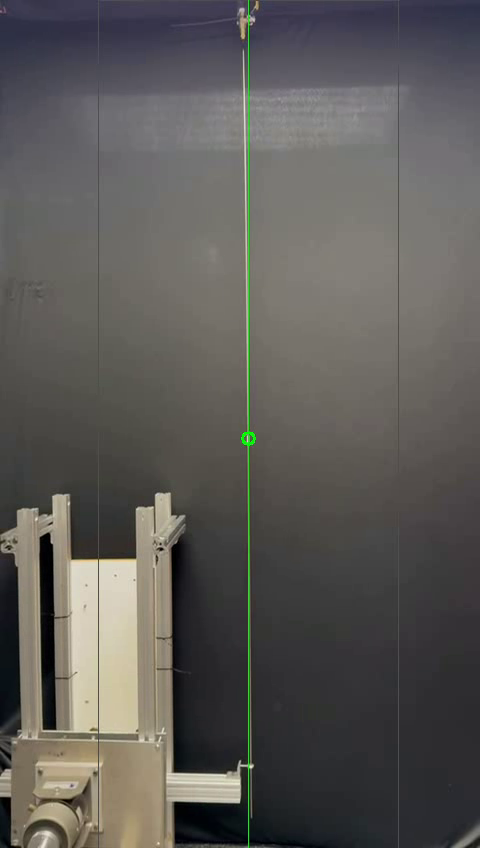
#> input picture frame 46 of debug.mp4, 480 x 848 px, given in place of IMG_5115_trimmed.mp4, which was not available
$ python main.py
#> lines starting #> are read from the running program, lines starting #| are printed output that depends on the picture
### water_based/image_draw.py
from functools import partial
import numpy
import cv2


from user_defined_types import Color, Pixel
from scene_configuration import SceneConfiguration

# BGR
WHITE: Color = [255, 255, 255]
BLACK: Color = [0, 0, 0]
BLUE: Color = [255, 0, 0]
GREEN: Color = [0, 255, 0]
RED: Color = [0, 0, 255]

# [18 lines of commented-out code are left out]


# [46 lines left out: functions draw_points, write, draw_circle, draw_cross, draw_corssed_circle, not called in this run]


def draw_scene_configuration(
        image: numpy.ndarray,
        scene_configuration: SceneConfiguration,
) -> numpy.ndarray:
    rad = 10
    text_offset = Pixel(row=-rad, col=+rad)
    markers = {
        "backdrop.top_left": scene_configuration.backdrop.top_left,
        "backdrop.bottom_right": scene_configuration.backdrop.bottom_right,
        "checkboard.top_left": scene_configuration.checkerboard.top_left,
        "checkboard.bottom_right": scene_configuration.checkerboard.bottom_right,
        "strobe.center": scene_configuration.strobe.center,
        "pipe.top": scene_configuration.pipe.top,
        "pipe.bottom": scene_configuration.pipe.bottom,
    }
    for text, location in markers.items():
        if location is None:
            continue
        draw_corssed_circle(image, location, rad, RED)
        write(image, text, location + text_offset, RED)
    return image


# [9 lines left out: function draw_lableled_image, not called in this run]

### water_based/user_defined_types.py
""""""

from typing import Tuple, NewType
import numpy

Color = NewType('Color', Tuple[int, int, int])


class Pixel:
    def __init__(self, *, row: int = None, col: int = None, x: int = None, y: int = None) -> None:
        assert sum([row is not None, y is not None]) == 1, "row and y cannot be set simultaneously"
        assert sum([col is not None, x is not None]) == 1, "col and x cannot be set simultaneously"
        self._row = row if row is not None else y
        self._col = col if col is not None else x

    def __repr__(self) -> str:
        return f"row[y]={self.row},\tcol[x]={self.col}"

    @property
    def row(self) -> int:
        return self._row
    @property
    def y(self) -> int:
        return self.row
    @property
    def col(self) -> int:
        return self._col
    @property
    def x(self) -> int:
        return self.col

    @row.setter
    def row(self, row: int):
        self._row = row
    @row.setter
    def y(self, y: int):
        self.row = y
    @col.setter
    def col(self, col: int):
        self._col = col
    @x.setter
    def x(self, x: int):
        self.col = x

    def as_numpy_2darray_rc(self) -> numpy.ndarray:
        return numpy.atleast_2d([[self.row, self.col]])
    def as_numpy_2darray_xy(self) -> numpy.ndarray:
        return numpy.atleast_2d([[self.x, self.y]])

    def __add__(self, other: "Pixel") -> "Pixel":
        return Pixel(row=self.row+other.row, col=self.col+other.col)
    def __iadd__(self, other: "Pixel") -> "Pixel":
        return Pixel(row=self.row+other.row, col=self.col+other.col)
    def __sub__(self, other: "Pixel") -> "Pixel":
        return Pixel(row=self.row-other.row, col=self.col-other.col)
    def __isub__(self, other: "Pixel") -> "Pixel":
        return Pixel(row=self.row-other.row, col=self.col-other.col)
    def __neg__(self) -> "Pixel":
        return Pixel(row=-self.row, col=-self.col)
    def __pos__(self) -> "Pixel":
        return self

### water_based/scene_configuration.py
""""""

from typing import Optional
from user_defined_types import Pixel

class AxisAlignedBox:
    def __init__(self, top_left: Optional[Pixel] = None, bottom_right: Optional[Pixel] = None):
        self._top_left = top_left
        self._bottom_right = bottom_right

    @property
    def top_left(self) -> Pixel:
        return self._top_left
    @property
    def bottom_right(self) -> Pixel:
        return self._bottom_right
    @top_left.setter
    def top_left(self, pixel: Pixel):
        self._top_left = pixel
    @bottom_right.setter
    def bottom_right(self, pixel: Pixel):
        self._bottom_right = pixel


class Strobe:
    def __init__(self, center: Optional[Pixel] = None, radius: Optional[int] = 5):
        self._center = center
        self._radius = radius
    @property
    def center(self) -> Pixel:
        return self._center
    @property
    def radius(self) -> int:
        return self._radius
    @center.setter
    def center(self, pixel: Pixel):
        self._center = pixel
    @radius.setter
    def radius(self, radius: int):
        self._radius = radius


class Pipe:
    def __init__(self, top: Pixel = None, bottom: Pixel = None):
        self._top = top
        self._bottom = bottom
    @property
    def top(self) -> Pixel:
        return self._top
    @property
    def bottom(self) -> Pixel:
        return self._bottom
    @top.setter
    def top(self, pixel: Pixel):
        self._top = pixel
    @bottom.setter
    def bottom(self, pixel: Pixel):
        self._bottom = pixel


# TODO: refactor this shit! the logic of this (is_set and set) and the cv2 operation are mixed in the callback function
# TODO: either remover the getters for strobe and pipe (that are not wrt backdrop) or issue a warning! somehow!
class SceneConfiguration:
    def __init__(self, backdrop = AxisAlignedBox(), strobe = Strobe(), pipe = Pipe(), checkerboard = AxisAlignedBox()):
        self._backdrop = backdrop
        self._strobe = strobe
        self._pipe = pipe
        self._checkerboard = checkerboard

    @property
    def backdrop(self) -> AxisAlignedBox:
        return self._backdrop
    @property
    def strobe(self) -> Strobe:
        return self._strobe
    @property
    def pipe(self) -> Pipe:
        return self._pipe
    @property
    def checkerboard(self) -> AxisAlignedBox:
        return self._checkerboard
    @backdrop.setter
    def top(self, backdrop: AxisAlignedBox):
        self._backdrop = backdrop
    @strobe.setter
    def strobe(self, strobe: Strobe):
        self._strobe = strobe
    @pipe.setter
    def pipe(self, pipe: Pipe):
        self._pipe = pipe
    @checkerboard.setter
    def checkerboard(self, checkerboard: AxisAlignedBox):
        self._checkerboard = checkerboard

    # [14 lines left out: function __repr__, not called in this run]

    def is_set(self) -> bool:
        if self.backdrop.top_left is None:
            return False
        if self.backdrop.bottom_right is None:
            return False
        if self.strobe.center is None:
            return False
        if self.pipe.top is None:
            return False
        if self.pipe.bottom is None:
            return False
        return True

    # [33 lines left out: functions set, pixel_wrt_backdrop, pipe_wrt_backdrop, not called in this run]

    def strobe_wrt_backdrop(self) -> Strobe:
        return Strobe(self.pixel_wrt_backdrop(self.strobe.center))

### water_based/main.py
#!/usr/bin/env python
"""Main script to launch examples from."""

import numpy
import cv2
from typing import Tuple, Optional, List, Any
import matplotlib.pyplot as plt
from scipy.spatial.distance import cdist

from user_defined_types import Pixel
from scene_configuration import SceneConfiguration
from image_morph import equalize, blur, binarize, skeletonize
from image_draw import RED, BLUE, GREEN, draw_points, draw_circle, write, draw_scene_configuration, draw_lableled_image

RESIZE = 0.2  # resizing factor of the image

EQUALIZATION_MODE = ["histogram", "clahe", None, ][1]
EQUALIZATION_KERNEL_SIZE = 8

BLURRING_MODE = ["blur", "GaussianBlur", "medianBlur", "bilateralFilter", None, ][0]
BLURRING_KERNEL_SIZE = 15

BINARIZATION_MODE = ["thresh_binary", "thresh_otsu", "adaptive_thresh_gaussian", "adaptive_thresh_mean", None, ][1]
BINARIZATION_THRESHOLD = 100
BINARIZATION_KERNEL_SIZE = 9

PIPE_WIDTH_PIXEL = 10

### open video capture
# first example
video_file_path = "/home/saeed/Downloads/IMG_5115.MOV"
# ffmpeg -i IMG_5115.MOV -ss 00:00:14 -t 00:00:40 -c:v copy -c:a copy output1.mp4
video_file_path = "/home/saeed/Downloads/IMG_5115_trimmed.mp4"

# # second example
# video_file_path = "/home/saeed/Downloads/2023_03_12_5ft_Silicone_OD_7_8_SN_View.MOV"
# # ffmpeg -i 2023_03_12_5ft_Silicone_OD_7_8_SN_View.MOV -ss 00:00:20 -t 00:00:50 -c:v copy -c:a copy 2023_03_12_5ft_Silicone_OD_7_8_SN_View_trimmed.mp4
# video_file_path = "/home/saeed/Downloads/2023_03_12_5ft_Silicone_OD_7_8_SN_View_trimmed.mp4"

# video_file_path = "/home/saeed/Downloads/2023_03_12_5ft_Silicone_OD_7_8_WE_View.MOV"
# # ffmpeg -i 2023_03_12_5ft_Silicone_OD_7_8_WE_View.MOV -ss 00:00:05 -t 00:00:35 -c:v copy -c:a copy 2023_03_12_5ft_Silicone_OD_7_8_WE_View_trimmed.mp4
# video_file_path = "/home/saeed/Downloads/2023_03_12_5ft_Silicone_OD_7_8_WE_View_trimmed.mp4"

# # 20230328
# video_file_path = "/home/saeed/Downloads/pipe_resonance-20230401T095353Z-001/pipe_resonance/20230328_3.8x3.4_tube_strobe4800fpm_camera240fps/South_North.MOV"
# # ffmpeg -i South_North.MOV -ss 00:00:06 -t 00:00:40 -c:v copy -c:a copy South_North_trimmed.mp4
# # video_file_path = "/home/saeed/Downloads/pipe_resonance-20230401T095353Z-001/pipe_resonance/20230328_3.8x3.4_tube_strobe4800fpm_camera240fps/South_North_trimmed.MOV"

# video_file_path = "/home/saeed/Downloads/pipe_resonance-20230401T095353Z-001/pipe_resonance/2023-04-03 at 02.36.31_upward.mp4"
# video_file_path = "/home/saeed/Downloads/2023.04.03. 5,8x7,8 tube, Upward Riser, 60 fps.MOV"


def _nonzero_points_as_numpy_2darray_rc(skeleton: numpy.ndarray) -> numpy.ndarray:
    rows, cols = numpy.nonzero(skeleton)
    return numpy.array([rows, cols]).T


# [82 lines left out: functions _parametrize_pipe, equidistant_points, equidistant_points_varying_thickness, not called in this run]


def _process_frame(
    image: numpy.ndarray,
    scene_configuration: SceneConfiguration,
    convert_to_gray: bool,
    resize: Optional[float] = RESIZE,
) -> Tuple[numpy.ndarray, numpy.ndarray, numpy.ndarray]:
    res = cv2.cvtColor(image, cv2.COLOR_BGR2GRAY) if convert_to_gray else image.copy()

    if resize is not None:
        res = cv2.resize(res, (0,0), fx=resize, fy=resize)

    if scene_configuration.is_set():
        xmin = scene_configuration.backdrop.top_left.x
        ymin = scene_configuration.backdrop.top_left.y
        xmax = scene_configuration.backdrop.bottom_right.x
        ymax = scene_configuration.backdrop.bottom_right.y
        res = res[ymin:ymax, xmin:xmax]

    return res

# [21 lines left out: function _find_pipe, not called in this run]

##### open video
cap = cv2.VideoCapture(video_file_path)

##### select points on the image to mark regions of interests
global scene_configuration
scene_configuration = SceneConfiguration()

# [6 lines left out: function scene_configuration_callback, not called in this run]

# get the first frame and process it for
ret, frame = cap.read()
#> frame is the input picture: shape (848, 480, 3); mean B, G, R 87.2, 90.2, 92.3
assert ret is True, "failed to read frame from video capture"
image = _process_frame(frame, scene_configuration, convert_to_gray=False)
#> in _process_frame, `res = cv2.resize(res, (0,0), fx=resize, fy=resize)`:
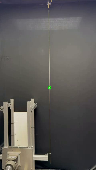
#> res: shape (170, 96, 3); mean B, G, R 87.2, 89.7, 92.4
cv2.imshow("scene_configuration", image)
cv2.setMouseCallback("scene_configuration", scene_configuration_callback)
cv2.waitKey(0)

# draw scene config
draw_scene_configuration(image, scene_configuration)
cv2.imshow("scene_configuration", image)
cv2.waitKey(0)
cv2.destroyWindow("scene_configuration")

#> (the run stopped early here; a loop or call above may not have finished)

$ run again, starting later in the video
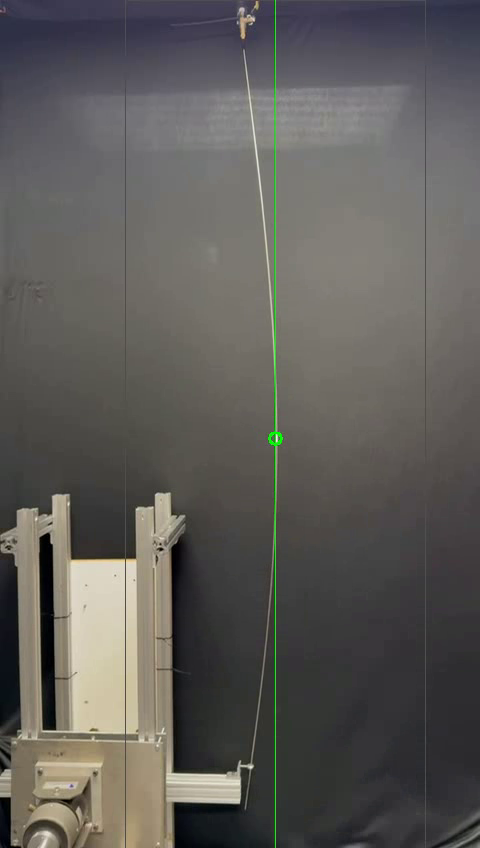
#> input picture frame 210 of debug.mp4, 480 x 848 px, given in place of IMG_5115_trimmed.mp4, which was not available
#> frame is the input picture: shape (848, 480, 3); mean B, G, R 88.7, 92, 94.2
#> in _process_frame, `res = cv2.resize(res, (0,0), fx=resize, fy=resize)`:
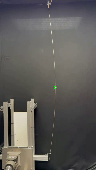
#> res: shape (170, 96, 3); mean B, G, R 88.8, 91.6, 94.2

$ run again, starting later in the video
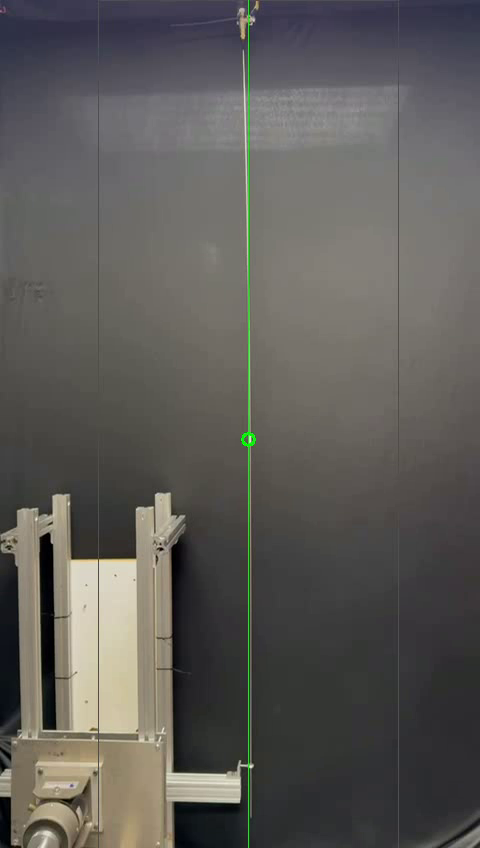
#> input picture frame 373 of debug.mp4, 480 x 848 px, given in place of IMG_5115_trimmed.mp4, which was not available
#> frame is the input picture: shape (848, 480, 3); mean B, G, R 88, 91.4, 93.4
#> in _process_frame, `res = cv2.resize(res, (0,0), fx=resize, fy=resize)`:
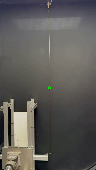
#> res: shape (170, 96, 3); mean B, G, R 87.9, 90.9, 93.3
